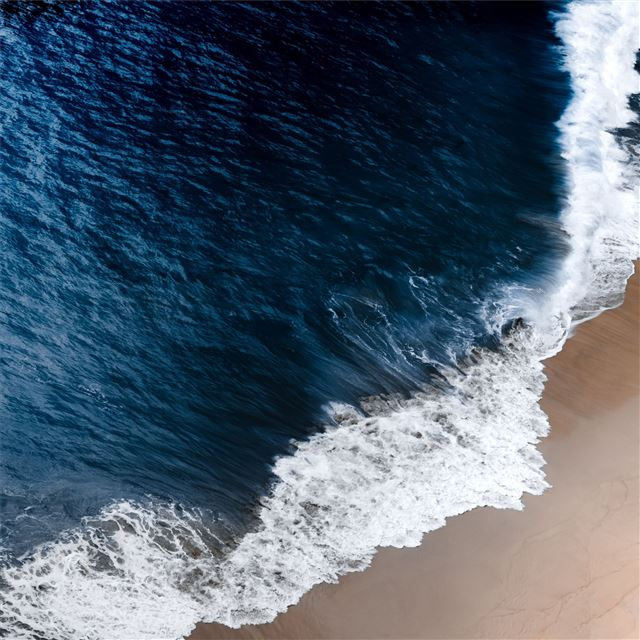
#> input picture Image Processing/images/ocean.jpg, 640 x 640 px, found by its file name
$ jupyter execute 'Assgn1_Basic image manipulation and transformation.ipynb'
#> lines starting #> are read from the running program, lines starting #| are printed output that depends on the picture
# Importing necessary libraries

[cell 1]
import cv2
import matplotlib.pyplot as plt

[cell 2]
img = cv2.imread('images\ocean.jpg')
#> img is the input picture: shape (640, 640, 3); mean B, G, R 111.7, 96.4, 81.3
img = cv2.cvtColor(img, cv2.COLOR_RGB2BGR)
plt.imshow(img)
plt.title('Original')
plt.axis('off');

[cell 3]
img.shape
#> Out = (640, 640, 3)

[cell 4]
def show_img(ax, img, title=None):
    ax.imshow(img)
    ax.set_title(title)
    ax.axis('off');

# Resize image

[cell 5]
r = 300.0 / img.shape[0]
#> r = 0.469
dim = (400, int(img.shape[0] * r))
#> dim = (400, 300)
resized_img = cv2.resize(img, dim, interpolation = cv2.INTER_AREA)
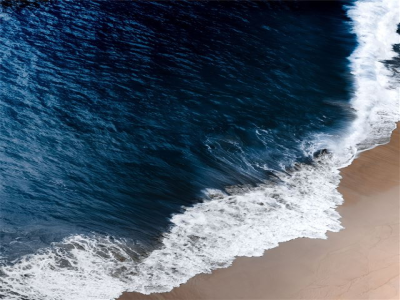
#> resized_img: shape (300, 400, 3); mean R, G, B 81.3, 96.4, 111.7
# Interpolation types - INTER_AREA : when shrinking
#                       INTER_CUBIC : slow but more efficient
#                       INTER _LINEAR : when zooming

fig, axs = plt.subplots(1, 2, figsize=(10, 5))
show_img(axs[0], img, 'Original')
show_img(axs[1], resized_img, 'Resized')
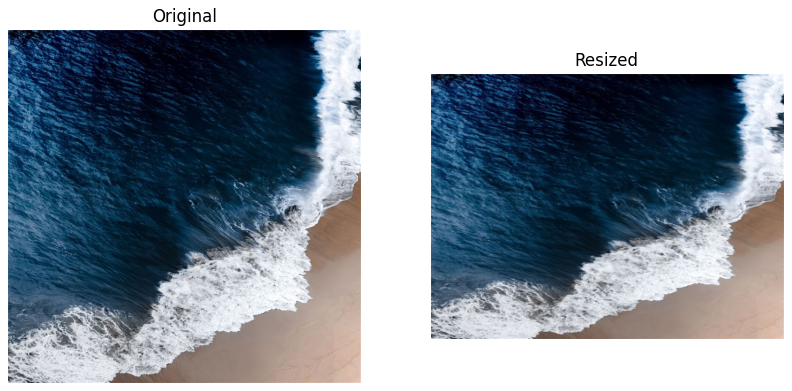
#> figure drawn by matplotlib, 2 panels

# Rotating image

[cell 6]
rotated_img = cv2.rotate(img, cv2.ROTATE_90_COUNTERCLOCKWISE)
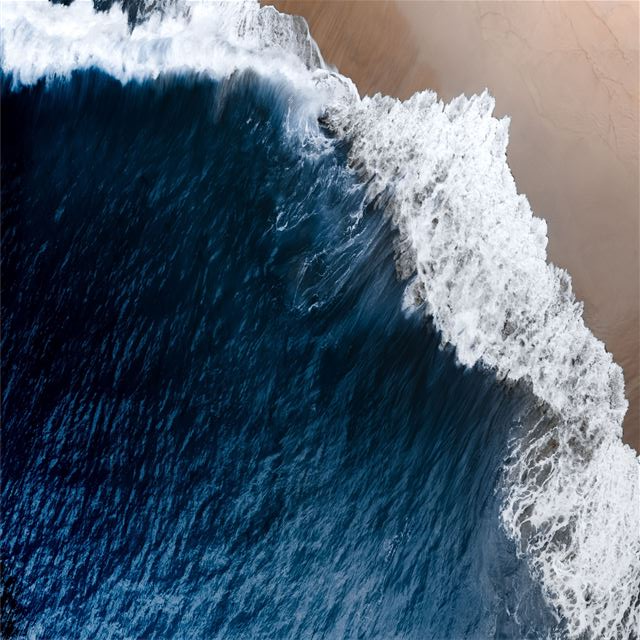
#> rotated_img: shape (640, 640, 3); mean R, G, B 81.3, 96.4, 111.7
# rotated_img = cv2.rotate(img, cv2.ROTATE_90_CLOCKWISE)
# rotated_img = cv2.rotate(img, cv2.ROTATE_180)

fig, axs = plt.subplots(1, 2, figsize=(10, 5))
show_img(axs[0], img, 'Original')
show_img(axs[1], rotated_img, 'Rotated')
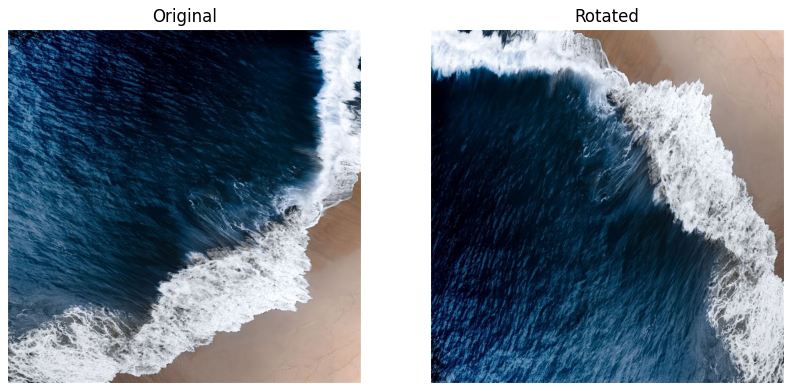
#> figure drawn by matplotlib, 2 panels

# Crop image

[cell 7]
crop_img = img[20:330, 100:400]
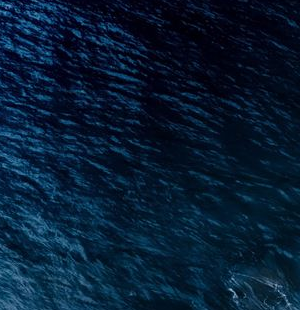
#> crop_img: shape (310, 300, 3); mean R, G, B 6.9, 28.4, 51.6
cv2.imshow("cropped", crop_img)

fig, axs = plt.subplots(1, 2, figsize=(10, 5))
show_img(axs[0], img, 'Original')
show_img(axs[1], crop_img, 'Cropped')

$ run again, with Image Processing/images/night.jpg copied over Image Processing/images/ocean.jpg
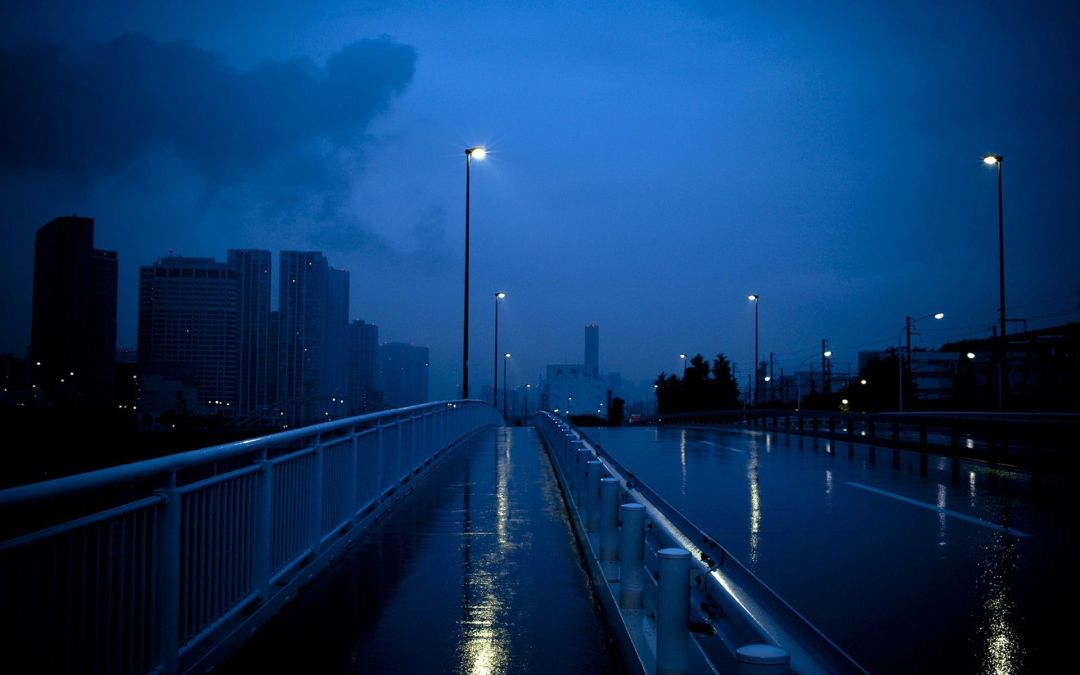
#> input picture Image Processing/images/night.jpg, 1080 x 675 px, found by its file name
#> img is the input picture: shape (675, 1080, 3); mean B, G, R 97.7, 51.4, 11.3
#> `rotated_img = cv2.rotate(img, cv2.ROTATE_90_COUNTERCLOCKWISE)`:
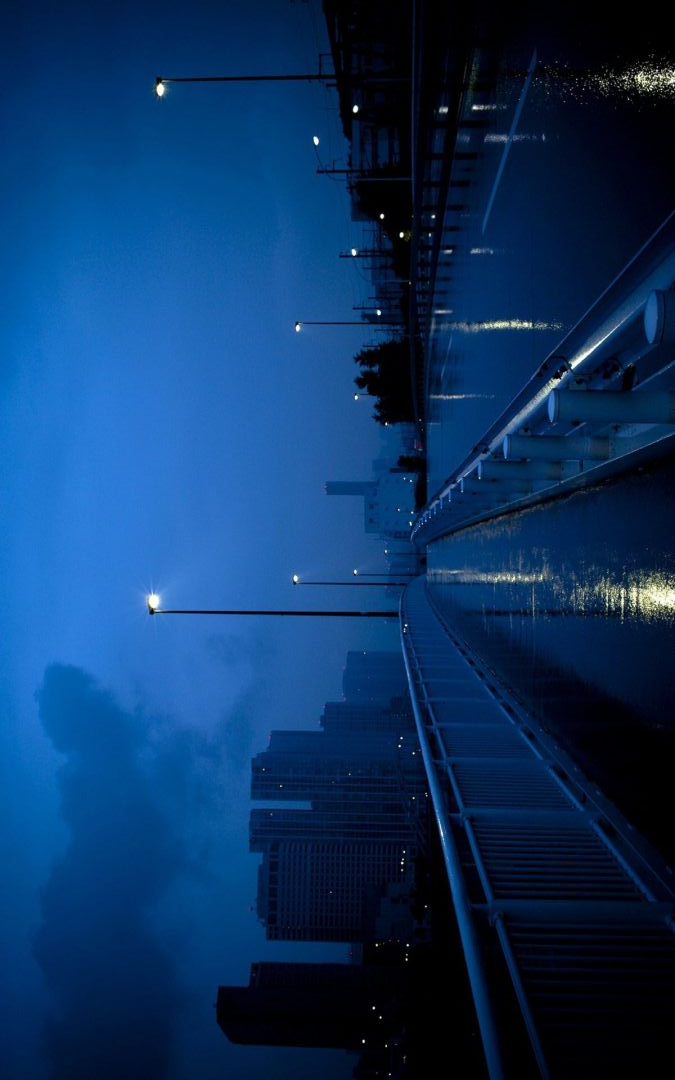
#> rotated_img: shape (1080, 675, 3); mean R, G, B 11.3, 51.4, 97.7
#> `crop_img = img[20:330, 100:400]`:
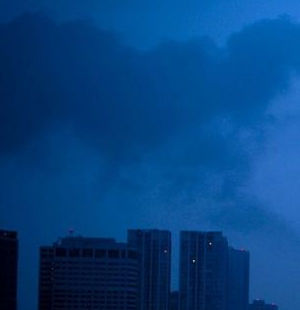
#> crop_img: shape (310, 300, 3); mean R, G, B 6.5, 66.3, 127.6
